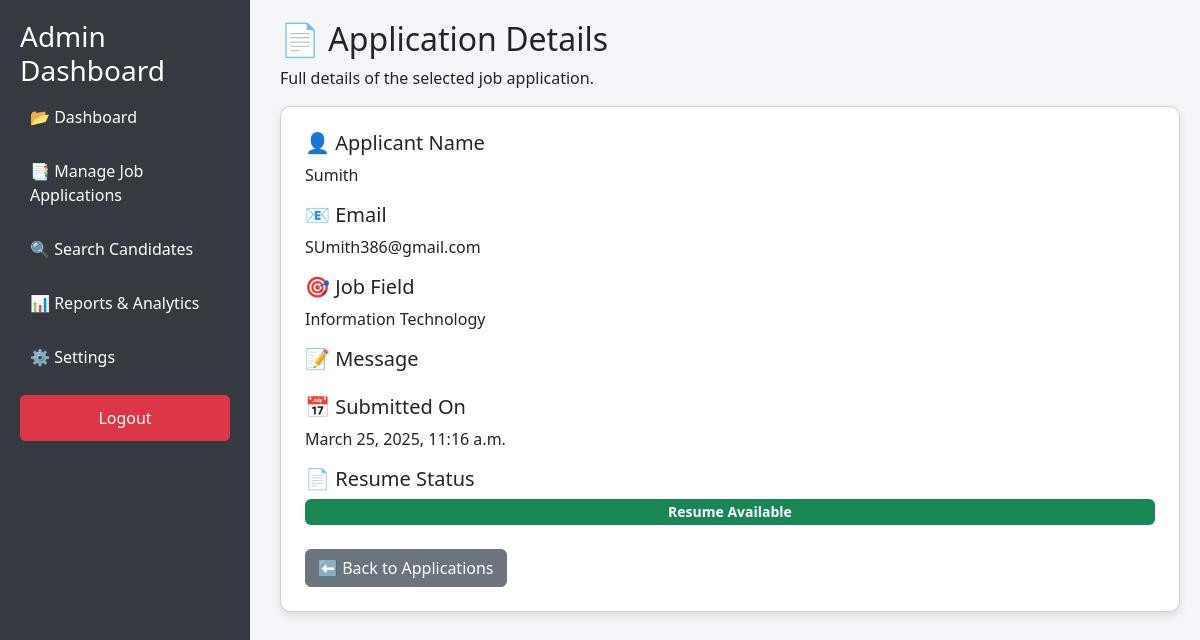
The page /view-application/41/ on the database its author committed.
### app1/models.py (models this page shows, shortened)
class JobApplication(models.Model):
    SUBJECT_CHOICES = [
        ('Information Technology', 'Information Technology'),
        ('Software Development', 'Software Development'),
        ('Human Resources (HR)', 'Human Resources (HR)'),
        ('Marketing & Advertising', 'Marketing & Advertising'),
        ('Sales & Business Development', 'Sales & Business Development'),
        ('Customer Support', 'Customer Support'),
        ('Creative & Design', 'Creative & Design'),
    ]
    name = models.CharField(max_length=100,unique=True)
    email = models.EmailField(unique=True)
    subject = models.CharField(max_length=50, choices=SUBJECT_CHOICES)
    resume = models.FileField(upload_to='resumes/', null=True, blank=True)
    message = models.TextField()
    submitted_at = models.DateTimeField(auto_now_add=True)

### app1/views.py (the view)
# urls.py: path('view-application/<int:application_id>/', views.view_application, name='view_application'),
def view_application(request, application_id):
    application = get_object_or_404(JobApplication, id=application_id)
    return render(request, 'view_application.html', {'application': application})

### templates/view_application.html (shortened to what this page needs)
<!DOCTYPE html>
<html lang="en">
<head>
    <link href="https://cdn.jsdelivr.net/npm/bootstrap@5.3.0/dist/css/bootstrap.min.css" rel="stylesheet">
</head>
<body>
    <div class="sidebar">
        <h3>Admin Dashboard</h3>
        <a href="{% url 'admin_dashboard' %}">📂 Dashboard</a>
        <a href="{% url 'manage_applications' %}" class="active">📑 Manage Job Applications</a>
        <a href="{% url 'search_candidates' %}">🔍 Search Candidates</a>
        <a href="{% url 'analytics_dashboard' %}">📊 Reports & Analytics</a>
        <a href="#">⚙️ Settings</a>
        <a href="#" class="btn btn-danger mt-3">Logout</a>
    </div>
    <div class="content">
        <h2>📄 Application Details</h2>
        <p>Full details of the selected job application.</p>
        <div class="card p-4">
            <h5>👤 Applicant Name</h5>
            <p>{{ application.name }}</p>
            <h5>📧 Email</h5>
            <p>{{ application.email }}</p>
            <h5>🎯 Job Field</h5>
            <p>{{ application.subject }}</p>
            <h5>📝 Message</h5>
            <h5>📅 Submitted On</h5>
            <p>{{ application.submitted_at }}</p>
            <h5>📄 Resume Status</h5>
            {% if application.resume %}
                <span class="badge bg-success">Resume Available</span>
            {% else %}
                <span class="badge bg-danger">No Resume</span>
            {% endif %}
            <div class="mt-4">
                <a href="{% url 'manage_applications' %}" class="btn btn-secondary">⬅ Back to Applications</a>
            </div>
        </div>
    </div>
</body>
</html>

### templates/view_application.html (style rules this page uses)
body { background: #f4f6f9; }
.sidebar { height: 100vh; background: #343a40; color: white; padding: 20px; position: fixed; width: 250px; }
.sidebar a { color: white; text-decoration: none; display: block; padding: 10px; border-radius: 5px; margin-bottom: 10px; transition: background 0.3s; }
.content { margin-left: 260px; padding: 20px; }
.card { border-radius: 10px; box-shadow: 0px 4px 10px rgba(0, 0, 0, 0.1); transition: transform 0.2s; }
.badge { font-size: 14px; padding: 6px 10px; }

### rows shown on the page
JobApplication: name "Sumith", email "SUmith386@gmail.com", subject "Information Technology", submitted_at "March 25, 2025, 11:16 a.m."
